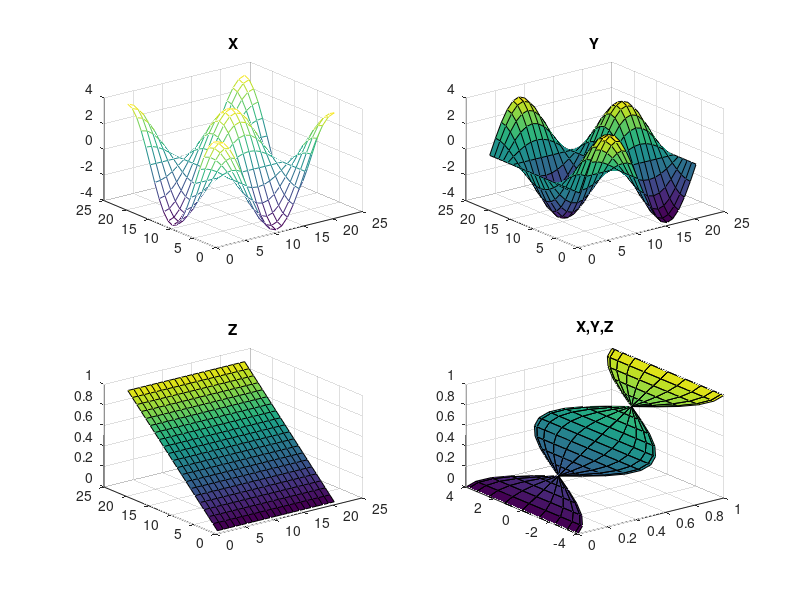

The MATLAB script that drew this image:
% 二维图形

x = 0:pi/100:2*pi;
y = sin(x);
%plot(x,y,'r--');    %'r--'为线条设定，每个设定可包含表示线条颜色、样式和标记的字符

% 三维图形
[X,Y] = meshgrid(-2:.2:2);     %meshgrid 在此函数的域中创建一组（x,y）点
Z = X.* exp(-X.^2 - Y.^2);
mesh(X,Y,Z);    %surf 函数及其伴随函数 mesh 以三维形式显示曲面图，surf使用颜色显示曲面图的连接线和面；mesh 生成仅以颜色标记连接定义点的线条的线框曲面图


%子图
t = 0:pi/10:2*pi;
[X,Y,Z] = cylinder(4*cos(t));
subplot(2,2,1);
mesh(X);title('X');
subplot(2,2,2);surf(Y);title('Y');  %subplot 函数可以在同一窗口的不同子区域显示多个绘图
subplot(2,2,3);surf(Z);title('Z');  %subplot 的前两个输入表示每行和每列中的绘图数。第三个输入指定绘图是否处于活动状态。
subplot(2,2,4);surf(Z,Y,Z);title('X,Y,Z');